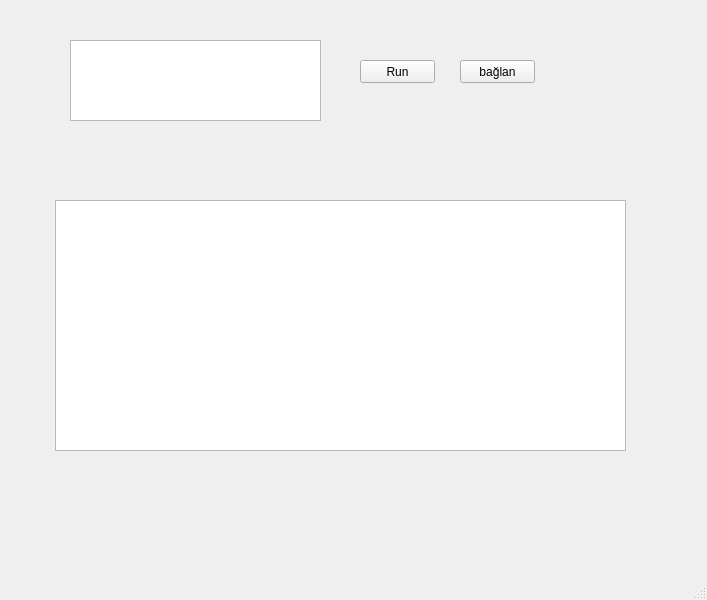
<?xml version="1.0" encoding="UTF-8"?>
<ui version="4.0">
 <class>MainWindow</class>
 <widget class="QMainWindow" name="MainWindow">
  <property name="geometry">
   <rect>
    <x>0</x>
    <y>0</y>
    <width>707</width>
    <height>600</height>
   </rect>
  </property>
  <property name="windowTitle">
   <string>MainWindow</string>
  </property>
  <widget class="QWidget" name="centralwidget">
   <widget class="QPushButton" name="btnRun">
    <property name="geometry">
     <rect>
      <x>360</x>
      <y>60</y>
      <width>75</width>
      <height>23</height>
     </rect>
    </property>
    <property name="text">
     <string>Run</string>
    </property>
   </widget>
   <widget class="QTableWidget" name="tableWidget">
    <property name="geometry">
     <rect>
      <x>55</x>
      <y>200</y>
      <width>571</width>
      <height>251</height>
     </rect>
    </property>
   </widget>
   <widget class="QPushButton" name="btnBaglan">
    <property name="geometry">
     <rect>
      <x>460</x>
      <y>60</y>
      <width>75</width>
      <height>23</height>
     </rect>
    </property>
    <property name="text">
     <string>bağlan</string>
    </property>
   </widget>
   <widget class="QTextEdit" name="textEdit">
    <property name="geometry">
     <rect>
      <x>70</x>
      <y>40</y>
      <width>251</width>
      <height>81</height>
     </rect>
    </property>
   </widget>
  </widget>
  <widget class="QMenuBar" name="menubar">
   <property name="geometry">
    <rect>
     <x>0</x>
     <y>0</y>
     <width>707</width>
     <height>21</height>
    </rect>
   </property>
  </widget>
  <widget class="QStatusBar" name="statusbar"/>
 </widget>
 <resources/>
 <connections/>
</ui>
